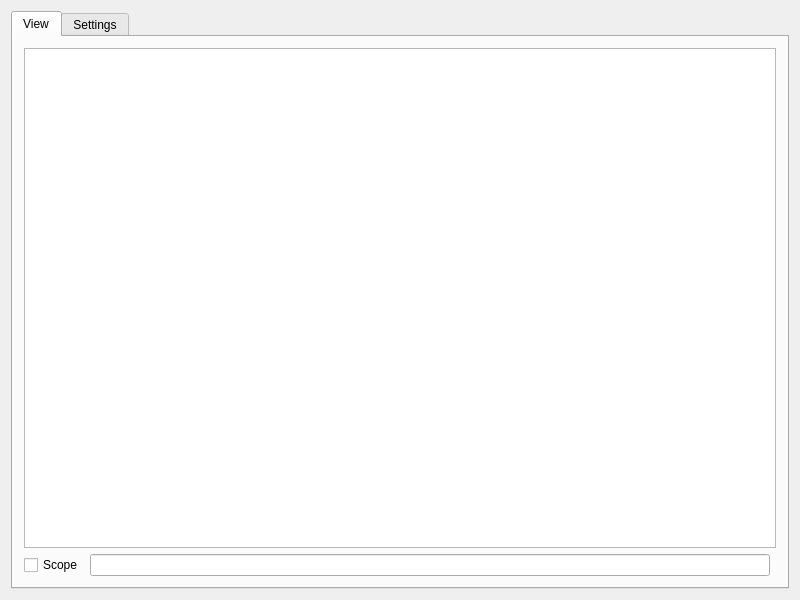
<?xml version="1.0" encoding="UTF-8"?>
<ui version="4.0">
 <class>MainWindow</class>
 <widget class="QMainWindow" name="MainWindow">
  <property name="geometry">
   <rect>
    <x>0</x>
    <y>0</y>
    <width>800</width>
    <height>600</height>
   </rect>
  </property>
  <property name="windowTitle">
   <string>MainWindow</string>
  </property>
  <widget class="QWidget" name="centralWidget">
   <layout class="QHBoxLayout" name="horizontalLayout">
    <item>
     <widget class="QTabWidget" name="tabWidget">
      <property name="enabled">
       <bool>true</bool>
      </property>
      <property name="tabShape">
       <enum>QTabWidget::Rounded</enum>
      </property>
      <property name="currentIndex">
       <number>0</number>
      </property>
      <property name="documentMode">
       <bool>false</bool>
      </property>
      <property name="tabsClosable">
       <bool>false</bool>
      </property>
      <property name="movable">
       <bool>false</bool>
      </property>
      <property name="tabBarAutoHide" stdset="0">
       <bool>false</bool>
      </property>
      <widget class="QWidget" name="tab">
       <attribute name="title">
        <string>View</string>
       </attribute>
       <layout class="QGridLayout" name="gridLayout">
        <item row="1" column="0">
         <widget class="QCheckBox" name="checkBox">
          <property name="text">
           <string>Scope</string>
          </property>
          <property name="checkable">
           <bool>false</bool>
          </property>
         </widget>
        </item>
        <item row="0" column="0" colspan="3">
         <widget class="QGraphicsView" name="graphicsView"/>
        </item>
        <item row="1" column="1">
         <widget class="QLineEdit" name="lineEdit"/>
        </item>
       </layout>
      </widget>
      <widget class="QWidget" name="tab_2">
       <attribute name="title">
        <string>Settings</string>
       </attribute>
       <layout class="QVBoxLayout" name="verticalLayout_2">
        <item>
         <widget class="QGroupBox" name="groupBox">
          <property name="title">
           <string>Evaluation</string>
          </property>
          <layout class="QVBoxLayout" name="verticalLayout_3">
           <item>
            <widget class="QCheckBox" name="chb_eager">
             <property name="text">
              <string>Eager argument evaluation</string>
             </property>
             <property name="checked">
              <bool>true</bool>
             </property>
            </widget>
           </item>
           <item>
            <widget class="QCheckBox" name="chb_auto_retry">
             <property name="text">
              <string>Try it again with lazy, if eager fails and vice versa.</string>
             </property>
             <property name="checked">
              <bool>true</bool>
             </property>
            </widget>
           </item>
           <item>
            <layout class="QVBoxLayout" name="verticalLayout_4">
             <item>
              <widget class="QLabel" name="label_2">
               <property name="text">
                <string>Max steps: </string>
               </property>
              </widget>
             </item>
             <item>
              <widget class="QSpinBox" name="sb_max_step">
               <property name="minimum">
                <number>1</number>
               </property>
               <property name="maximum">
                <number>999999999</number>
               </property>
               <property name="singleStep">
                <number>1000</number>
               </property>
               <property name="value">
                <number>3000</number>
               </property>
              </widget>
             </item>
            </layout>
           </item>
          </layout>
         </widget>
        </item>
        <item>
         <widget class="QGroupBox" name="groupBox_2">
          <property name="title">
           <string>Graphics</string>
          </property>
          <layout class="QVBoxLayout" name="verticalLayout">
           <item>
            <widget class="QCheckBox" name="chb_aa">
             <property name="text">
              <string>Antialiasing</string>
             </property>
             <property name="checked">
              <bool>true</bool>
             </property>
            </widget>
           </item>
           <item>
            <widget class="QCheckBox" name="chb_shadow">
             <property name="text">
              <string>Shadowrender var names</string>
             </property>
            </widget>
           </item>
           <item>
            <layout class="QVBoxLayout" name="verticalLayout_5">
             <item>
              <widget class="QLabel" name="label">
               <property name="text">
                <string>Redraw step distance on fast mode, 0 for only on done, 1 for always:</string>
               </property>
              </widget>
             </item>
             <item>
              <widget class="QSpinBox" name="sb_redraw">
               <property name="minimum">
                <number>-1</number>
               </property>
               <property name="maximum">
                <number>999999999</number>
               </property>
               <property name="singleStep">
                <number>5</number>
               </property>
               <property name="value">
                <number>1</number>
               </property>
              </widget>
             </item>
            </layout>
           </item>
          </layout>
         </widget>
        </item>
        <item>
         <spacer name="verticalSpacer">
          <property name="orientation">
           <enum>Qt::Vertical</enum>
          </property>
          <property name="sizeHint" stdset="0">
           <size>
            <width>20</width>
            <height>40</height>
           </size>
          </property>
         </spacer>
        </item>
       </layout>
      </widget>
     </widget>
    </item>
   </layout>
  </widget>
 </widget>
 <layoutdefault spacing="6" margin="11"/>
 <resources/>
 <connections/>
</ui>
